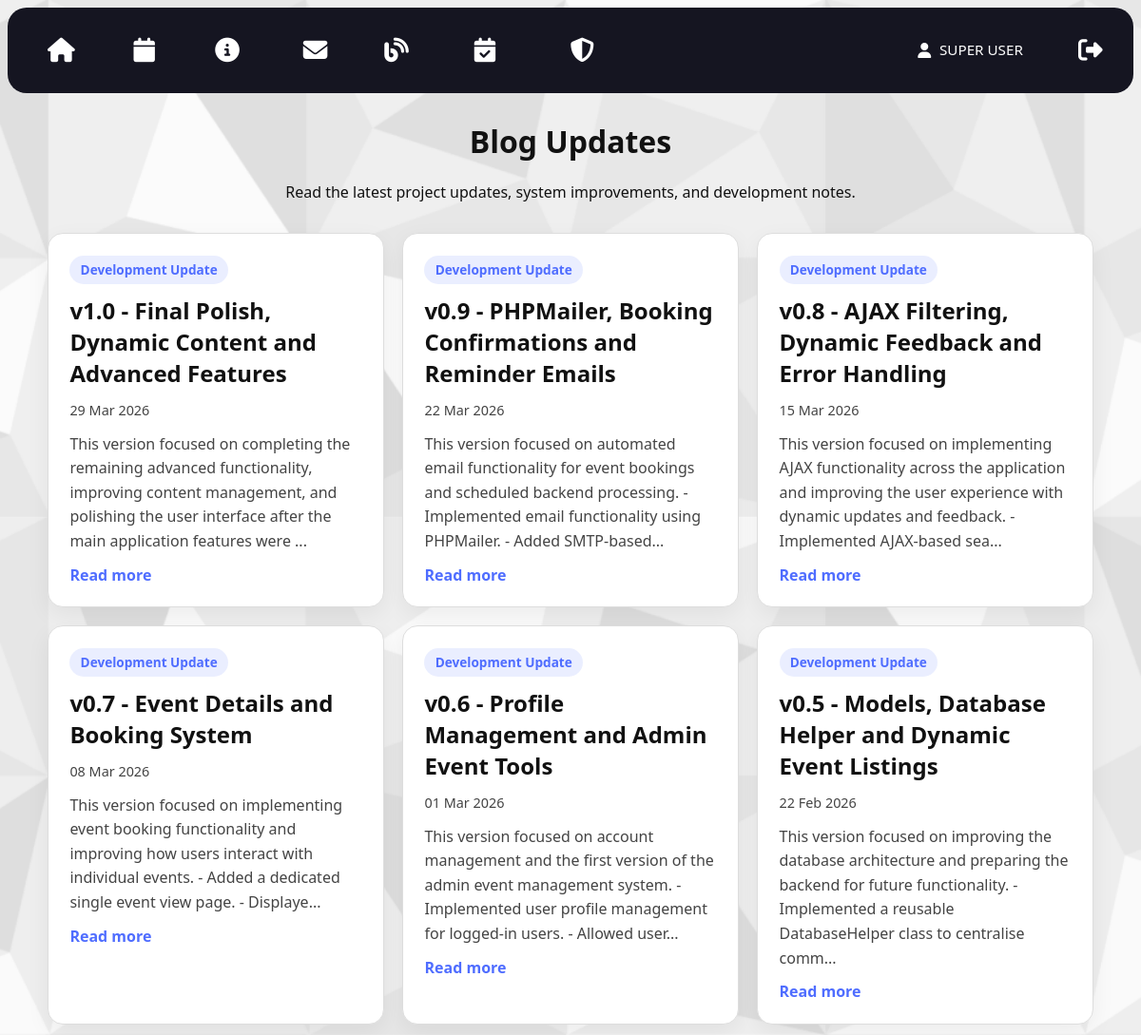
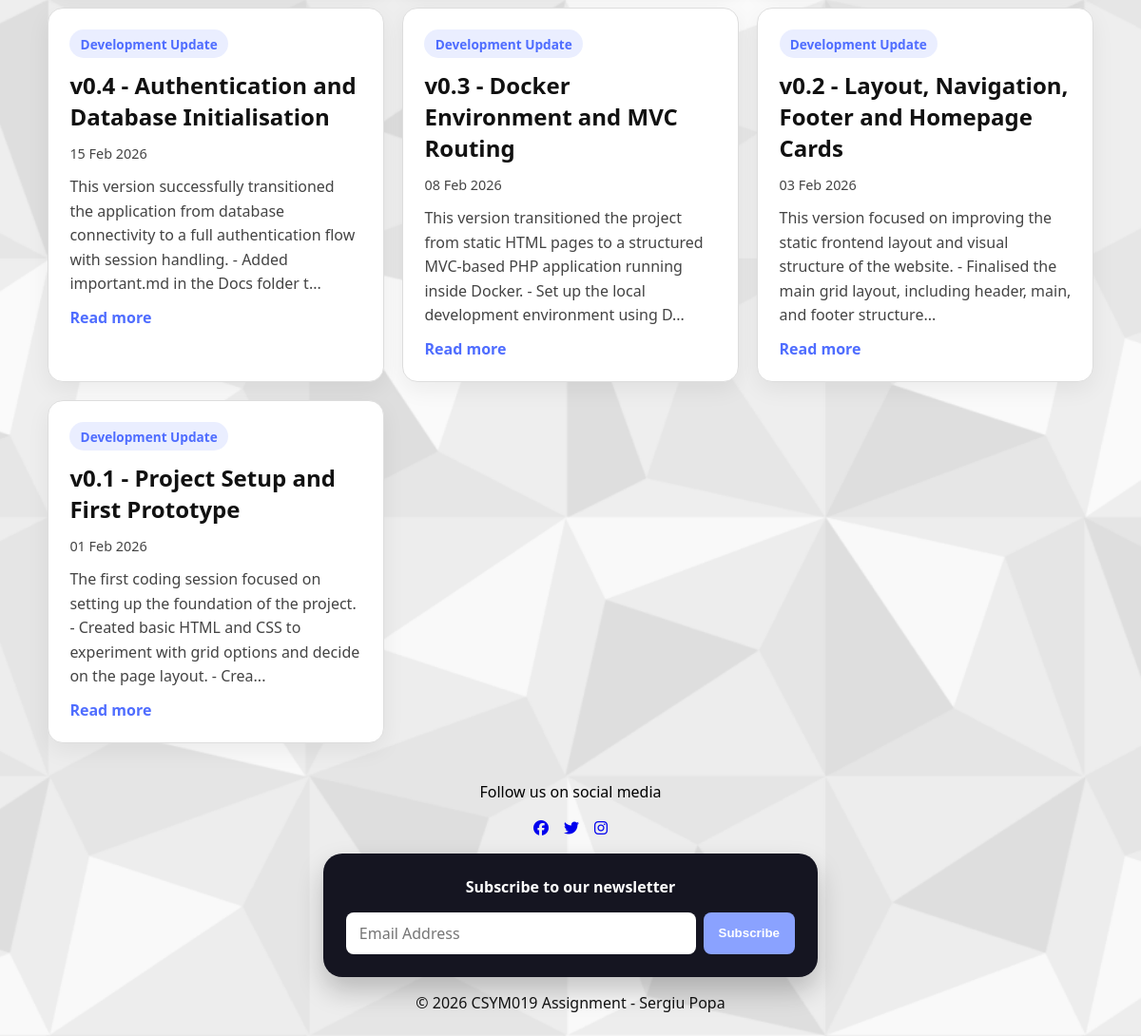
The page /blog (signed in) on the database its author committed (2 pictures, top to bottom).
### tables this page shows
CREATE TABLE blog_posts (
    postid INT AUTO_INCREMENT PRIMARY KEY,
    title VARCHAR(255) NOT NULL,
    category VARCHAR(100) NOT NULL,
    content TEXT NOT NULL,
    image_path VARCHAR(255) NULL,
    created_at TIMESTAMP DEFAULT CURRENT_TIMESTAMP,
    updated_at TIMESTAMP NULL DEFAULT NULL ON UPDATE CURRENT_TIMESTAMP
);

### src/framework/Application.php (called while the page is built, shortened)
<?php
class Application
{
    private Router $router;
    public function __construct(Router $router)
    {
        $this->router = $router;
    }
    public function run(): void
    {
        $path = parse_url($_SERVER['REQUEST_URI'], PHP_URL_PATH);
        $route = trim($path ?? '', '/');
        $parts = explode('/', $route);
        $controllerName = $parts[0] ?? 'home';
        $action = $parts[1] ?? 'index';
        $params = array_slice($parts, 2);
        $controller = $this->router->getController($controllerName);
        $page = $controller->$action(...$params);
        $variables = $page['variables'] ?? [];
        $content = $this->render(
            __DIR__ . '/../pages/' . $page['template'],
            $variables
        );
        require __DIR__ . '/../pages/layout.html.php';
    }
    private function render(string $file, array $variables = []): string
    {
        extract($variables);
        require $file;
        return ob_get_clean();
    }
}

### src/index.php (called while the page is built, shortened)
<?php
$router = new framework\Router();
$app = new framework\Application($router);
$app->run();

### src/models/BlogTable.php (called while the page is built, shortened)
<?php
class BlogTable
{
    public function findAll(): array
    {
        $pdo = Database::getConnection();
        $stmt = $pdo->prepare(
            'SELECT * FROM blog_posts ORDER BY created_at DESC, postid DESC'
        );
        $stmt->execute();
        return $stmt->fetchAll(PDO::FETCH_CLASS, BlogModel::class);
    }
}

### src/controllers/BlogController.php (called while the page is built, shortened)
<?php
class BlogController
{
    private BlogTable $blogPosts;
    public function __construct()
    {
        $this->blogPosts = new BlogTable();
    }
    public function index(): array
    {
        return [
            'title' => 'Blog',
            'template' => 'blog.html.php',
            'styles' => ['blog.css'],
            'variables' => [
                'posts' => $this->blogPosts->findAll()
            ]
        ];
    }
}

### src/pages/blog.html.php (the view, shortened to what this page needs)
<header class="page-header blog-header">
    <h1>Blog Updates</h1>
    <p>
        Read the latest project updates, system improvements, and development notes.
    </p>
</header>
<section class="blog-layout">
    <div class="blog-grid">
        <?php foreach ($posts as $post): ?>
            <article class="blog-card">
                <div class="blog-card-body">
                    <span class="blog-label">
                        <?= htmlspecialchars($post->category) ?>
                    </span>
                    <h2>
                        <?= htmlspecialchars($post->title) ?>
                    </h2>
                    <p class="blog-meta">
                        <?= date('d M Y', strtotime($post->created_at)) ?>
                    </p>
                    <p>
                        <?= htmlspecialchars(mb_strimwidth($post->content, 0, 180, '...')) ?>
                    </p>
                    <a class="blog-cta" href="/blog/show?id=<?= htmlspecialchars($post->postid) ?>">
                        Read more
                    </a>
                </div>
            </article>
        <?php endforeach; ?>
    </div>
</section>

### src/styles/global.css (style rules this page uses)
:root { --bg: #ffffff; }
html { overflow-x: hidden; }
body { margin: 0; font-family: system-ui, -apple-system, Segoe UI, Roboto, Arial, sans-serif; background: linear-gradient(rgba(0, 0, 0, 0.01), rgba(0, 0, 0, 0.02)), url("../assets/bg.jpg") center / cover no-repeat fixed; overflow-x: hidden; }
* { box-sizing: border-box; }

### src/styles/layout.css (style rules this page uses)
:root { --nav-pad: 0.75rem; --nav-gap: 0.75rem; --icon-size: 1.6rem; --logo-height: 2.5rem; }
body { display: grid; grid-template-rows: auto 1fr auto; min-height: 100vh; margin: 0; }

### src/styles/cards.css (style rules this page uses)
:root { --card-panel-color: #151521; --card-text-color: #f4f4f7; --card-secondary-color: #b8b8c6; --card-border-color: rgba(255, 255, 255, 0.1); --card-radius-size: 16px; --card-gap: clamp(12px, 2vw, 20px); --card-pad: clamp(14px, 2vw, 18px); }

### src/styles/blog.css (style rules this page uses)
.blog-header { max-width: 850px; margin: 0 auto 2rem; text-align: center; color: #111; }
.blog-layout { max-width: 1100px; margin: 0 auto; color: #111; }
.blog-grid { display: grid; grid-template-columns: repeat(auto-fit, minmax(280px, 1fr)); gap: 1.2rem; }
.blog-card { border: 1px solid #ddd; border-radius: 16px; background: #fff; color: #111; box-shadow: 0 8px 24px rgba(0, 0, 0, 0.06); }
.blog-card-body { display: flex; flex-direction: column; gap: 0.7rem; padding: 1.4rem; }
.blog-label { width: fit-content; border-radius: 999px; padding: 0.35rem 0.7rem; background: rgba(138, 162, 255, 0.18); color: #4f6dff; font-size: 0.85rem; font-weight: 600; }
.blog-card h2 { margin: 0; color: #111; }
.blog-meta { margin: 0; color: #666; font-size: 0.9rem; }
.blog-card p { margin: 0; color: #444; line-height: 1.6; }
.blog-cta { margin-top: auto; color: #4f6dff; font-weight: 600; text-decoration: none; }

### rows shown on the page
blog_posts: category "Development Update", title "v1.0 - Final Polish, Dynamic Content and Advanced Features", created_at "29 Mar 2026", content "This version focused on completing the remaining advanced functionality, improving content management, and polishing the user interface after the main application features were ..."
blog_posts: category "Development Update", title "v0.9 - PHPMailer, Booking Confirmations and Reminder Emails", created_at "22 Mar 2026", content "This version focused on automated email functionality for event bookings and scheduled backend processing. - Implemented email functionality using PHPMailer. - Added SMTP-based..."
blog_posts: category "Development Update", title "v0.8 - AJAX Filtering, Dynamic Feedback and Error Handling", created_at "15 Mar 2026", content "This version focused on implementing AJAX functionality across the application and improving the user experience with dynamic updates and feedback. - Implemented AJAX-based sea..."
blog_posts: category "Development Update", title "v0.7 - Event Details and Booking System", created_at "08 Mar 2026", content "This version focused on implementing event booking functionality and improving how users interact with individual events. - Added a dedicated single event view page. - Displaye..."
blog_posts: category "Development Update", title "v0.6 - Profile Management and Admin Event Tools", created_at "01 Mar 2026", content "This version focused on account management and the first version of the admin event management system. - Implemented user profile management for logged-in users. - Allowed user..."
blog_posts: category "Development Update", title "v0.5 - Models, Database Helper and Dynamic Event Listings", created_at "22 Feb 2026", content "This version focused on improving the database architecture and preparing the backend for future functionality. - Implemented a reusable DatabaseHelper class to centralise comm..."
blog_posts: category "Development Update", title "v0.4 - Authentication and Database Initialisation", created_at "15 Feb 2026", content "This version successfully transitioned the application from database connectivity to a full authentication flow with session handling. - Added important.md in the Docs folder t..."
blog_posts: category "Development Update", title "v0.3 - Docker Environment and MVC Routing", created_at "08 Feb 2026", content "This version transitioned the project from static HTML pages to a structured MVC-based PHP application running inside Docker. - Set up the local development environment using D..."
blog_posts: category "Development Update", title "v0.2 - Layout, Navigation, Footer and Homepage Cards", created_at "03 Feb 2026", content "This version focused on improving the static frontend layout and visual structure of the website. - Finalised the main grid layout, including header, main, and footer structure..."
blog_posts: category "Development Update", title "v0.1 - Project Setup and First Prototype", created_at "01 Feb 2026", content "The first coding session focused on setting up the foundation of the project. - Created basic HTML and CSS to experiment with grid options and decide on the page layout. - Crea..."

### other values the page prints
$currentUser['firstname'] "SUPER"
$currentUser['lastname'] "USER"
